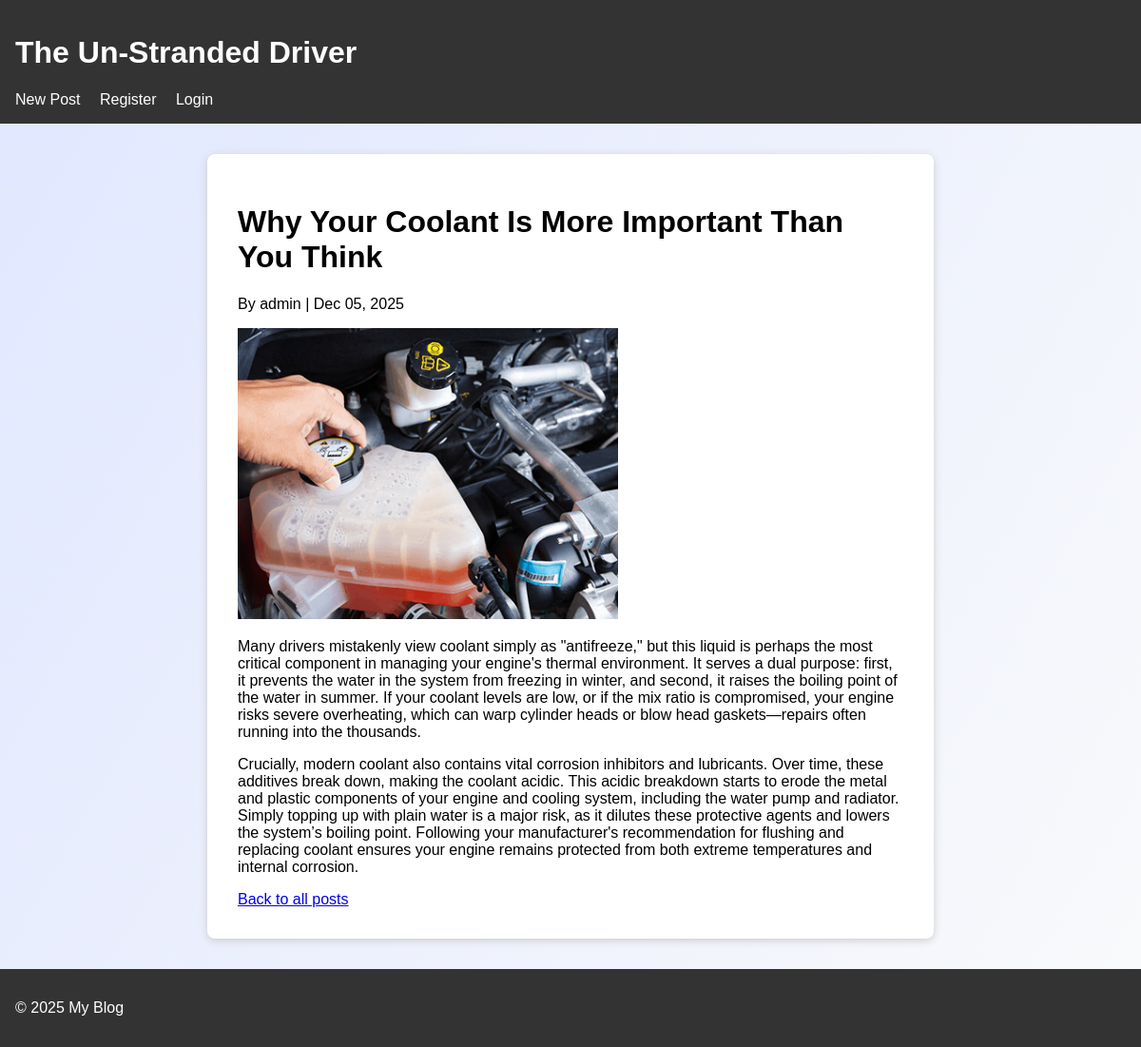
Page /post/coolant-importance-risks/ on the committed database.
### blog/models.py (models this page shows, shortened)
class Post(models.Model):
	title = models.CharField(max_length=200)
	slug = models.SlugField(unique=True)
	author = models.ForeignKey(get_user_model(), on_delete=models.CASCADE, related_name='posts')
	content = models.TextField()
	image = models.ImageField(upload_to='post_images/', blank=True, null=True)
	created_at = models.DateTimeField(auto_now_add=True)
	updated_at = models.DateTimeField(auto_now=True)
	class Meta:
		ordering = ['-created_at']

### blog/views.py (the view)
# urls.py: path('post/<slug:slug>/', views.PostDetailView.as_view(), name='post_detail'),
class PostDetailView(DetailView):
	model = Post
	template_name = 'blog/post_detail.html'
	context_object_name = 'post'

### blog/templates/blog/post_detail.html (shortened to what this page needs)
{% extends 'blog/base.html' %}
{% block content %}
  <h1>{{ post.title }}</h1>
  <p>By {{ post.author }} | {{ post.created_at|date:'M d, Y' }}</p>
  {% if post.image %}
    <img src="{{ post.image.url }}" alt="Image for {{ post.title }}" style="max-width:400px;">
  {% endif %}
  <div>{{ post.content|linebreaks }}</div>
  <a href="{% url 'blog:post_list' %}">Back to all posts</a>
{% endblock %}

### static/blog/style.css (style rules this page uses)
body { font-family: Arial, sans-serif; background: linear-gradient(120deg, #e0e7ff 0%, #f9fafb 100%); margin: 0; }

### rows in the picture
Post: title "Why Your Coolant Is More Important Than You Think", author "admin", created_at "Dec 05, 2025", image (picture), content "Many drivers mistakenly view coolant simply as \"antifreeze,\" but this liquid is perhaps the most critical component in managing your engine's thermal environment. It serves a dual purpose: first, it prevents the water in the system from freezing in winter, and second, it raises the boiling point of the water in summer. If your coolant levels are low, or if the mix ratio is compromised, your engine risks severe overheating, which can warp cylinder heads or blow head gaskets—repairs often running into the thousands. Crucially, modern coolant also contains vital corrosion inhibitors and lubricants. Over time, these additives break down, making the coolant acidic. This acidic breakdown starts…"

### other values in the picture
{{ year|default:2025 }} "2025"
